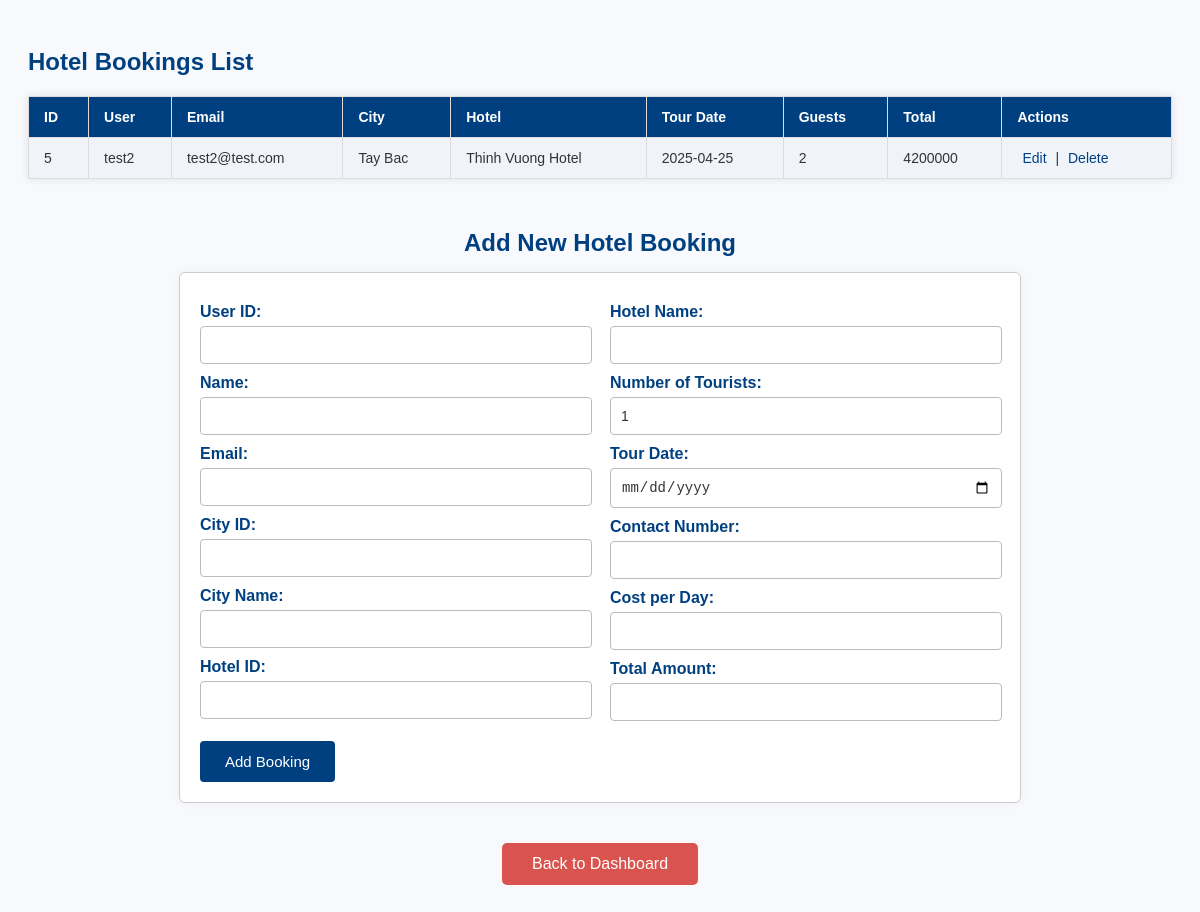
The page /admin/adminviewhotelbooking.php on the database its author committed.
### tables this page shows
CREATE TABLE `hotel_bookings` (
  `booking_id` int NOT NULL AUTO_INCREMENT,
  `userid` int NOT NULL,
  `name` varchar(100) NOT NULL,
  `email` varchar(100) NOT NULL,
  `cityid` int NOT NULL,
  `city_name` varchar(100) NOT NULL,
  `hotelid` int NOT NULL,
  `hotel_name` varchar(100) NOT NULL,
  `tourists` int NOT NULL DEFAULT '1',
  `tour_date` date NOT NULL,
  `contact` varchar(20) NOT NULL,
  `cost_per_day` int NOT NULL,
  `total_amount` int NOT NULL,
  `booking_date` timestamp NULL DEFAULT CURRENT_TIMESTAMP,
  PRIMARY KEY (`booking_id`),
  KEY `userid` (`userid`),
  KEY `cityid` (`cityid`),
  KEY `hotelid` (`hotelid`),
  CONSTRAINT `hotel_bookings_ibfk_1` FOREIGN KEY (`userid`) REFERENCES `login` (`usersid`),
  CONSTRAINT `hotel_bookings_ibfk_2` FOREIGN KEY (`cityid`) REFERENCES `cities` (`cityid`),
  CONSTRAINT `hotel_bookings_ibfk_3` FOREIGN KEY (`hotelid`) REFERENCES `hotels` (`hotelid`)
);

### admin/adminviewhotelbooking.php (the view, shortened to what this page needs)
<?php
include '../dbconnect.php';
$result = $conn->query("SELECT * FROM hotel_bookings");
?>
<!DOCTYPE html>
<html lang="en">
<head>
<link rel="stylesheet" type="text/css" href="../css/adminviewhotelbooking.css">
</head>
<body>
<h2>Hotel Bookings List</h2>
<table>
    <tr>
        <th>ID</th><th>User</th><th>Email</th><th>City</th><th>Hotel</th><th>Tour Date</th><th>Guests</th><th>Total</th><th>Actions</th>
    </tr>
    <?php while ($row = $result->fetch_assoc()) { ?>
    <tr>
        <td><?= htmlspecialchars($row["booking_id"]) ?></td>
        <td><?= htmlspecialchars($row["name"]) ?></td>
        <td><?= htmlspecialchars($row["email"]) ?></td>
        <td><?= htmlspecialchars($row["city_name"]) ?></td>
        <td><?= htmlspecialchars($row["hotel_name"]) ?></td>
        <td><?= htmlspecialchars($row["tour_date"]) ?></td>
        <td><?= htmlspecialchars($row["tourists"]) ?></td>
        <td><?= htmlspecialchars($row["total_amount"]) ?></td>
        <td>
            <a href="?edit=<?= htmlspecialchars($row["booking_id"]) ?>">Edit</a> |
            <a href="?delete=<?= htmlspecialchars($row["booking_id"]) ?>" onclick="return confirm('Are you sure you want to delete this booking?')">Delete</a>
        </td>
    </tr>
    <?php } ?>
</table>
<?php
$edit = null;
?>
<div class="form-container">
    <h2><?= $edit ? "Edit Hotel Booking #" . htmlspecialchars($edit["booking_id"]) : "Add New Hotel Booking" ?></h2>
    <form method="POST" novalidate>
        <div class="form-columns">
            <div>
                <label>User ID:</label>
                <input name="userid" type="number" value="<?= htmlspecialchars($edit["userid"] ?? '') ?>" required>
                <label>Name:</label>
                <input name="name" type="text" value="<?= htmlspecialchars($edit["name"] ?? '') ?>" required>
                <label>Email:</label>
                <input name="email" type="email" value="<?= htmlspecialchars($edit["email"] ?? '') ?>" required>
                <label>City ID:</label>
                <input name="cityid" type="number" value="<?= htmlspecialchars($edit["cityid"] ?? '') ?>" required>
                <label>City Name:</label>
                <input name="city_name" type="text" value="<?= htmlspecialchars($edit["city_name"] ?? '') ?>" required>
                <label>Hotel ID:</label>
                <input name="hotelid" type="number" value="<?= htmlspecialchars($edit["hotelid"] ?? '') ?>" required>
            </div>
            <div>
                <label>Hotel Name:</label>
                <input name="hotel_name" type="text" value="<?= htmlspecialchars($edit["hotel_name"] ?? '') ?>" required>
                <label>Number of Tourists:</label>
                <input name="tourists" type="number" min="1" value="<?= htmlspecialchars($edit["tourists"] ?? '1') ?>" required>
                <label>Tour Date:</label>
                <input name="tour_date" type="date" value="<?= htmlspecialchars($edit["tour_date"] ?? '') ?>" required>
                <label>Contact Number:</label>
                <input name="contact" type="text" value="<?= htmlspecialchars($edit["contact"] ?? '') ?>" required>
                <label>Cost per Day:</label>
                <input name="cost_per_day" type="number" min="0" step="0.01" value="<?= htmlspecialchars($edit["cost_per_day"] ?? '') ?>" required>
                <label>Total Amount:</label>
                <input name="total_amount" type="number" min="0" step="0.01" value="<?= htmlspecialchars($edit["total_amount"] ?? '') ?>" required>
            </div>
        </div>
        <input type="submit" value="<?= $edit ? "Update Booking" : "Add Booking" ?>">
    </form>
</div>
<button class="back-btn" onclick="window.location.href='admindashboard.php'">Back to Dashboard</button>
</body>
</html>

### css/adminviewhotelbooking.css (style rules this page uses)
body { font-family: Arial, sans-serif; background: #f7f9fc; padding: 20px; color: #333; }
h2 { color: #004080; margin-bottom: 20px; }
table { width: 100%; border-collapse: collapse; margin-bottom: 30px; background: #fff; box-shadow: 0 0 8px rgba(0,0,0,0.1); }
th, td { border: 1px solid #ddd; padding: 12px 15px; text-align: left; font-size: 14px; }
th { background: #004080; color: white; font-weight: 600; }
tr:nth-child(even) { background: #f0f4fa; }
a { color: #004080; text-decoration: none; margin: 0 5px; }
form { background: #fff; padding: 20px; border: 1px solid #ccc; max-width: 800px; border-radius: 6px; box-shadow: 0 0 10px rgba(0,0,0,0.05); width: 100%; margin: 0 auto 40px auto; }
.form-columns { display: flex; gap: 20px; flex-wrap: wrap; }
.form-columns > div { flex: 1; min-width: 250px; }
label { display: block; margin-top: 10px; margin-bottom: 5px; font-weight: bold; color: #004080; }
input[type="text"], input[type="email"], input[type="number"], input[type="date"] { width: calc(100% - 20px); padding: 10px; border: 1px solid #bbb; border-radius: 4px; font-size: 14px; color: #333; }
button, input[type="submit"] { background: #004080; color: white; border: none; padding: 12px 25px; border-radius: 4px; cursor: pointer; font-size: 15px; margin-top: 20px; transition: background-color 0.3s ease; }
.form-container { display: flex; flex-direction: column; align-items: center; margin-top: 30px; }
.form-container h2 { text-align: center; margin-bottom: 15px; }
.back-btn { display: block; margin: 0 auto 40px auto; padding: 12px 30px; font-size: 16px; background-color: #d9534f; color: white; border: none; border-radius: 5px; cursor: pointer; max-width: 220px; text-align: center; transition: background-color 0.3s ease; }

### rows shown on the page
hotel_bookings: booking_id "5", name "test2", email "test2@test.com", city_name "Tay Bac", hotel_name "Thinh Vuong Hotel", tour_date "2025-04-25", tourists "2", total_amount "4200000"
